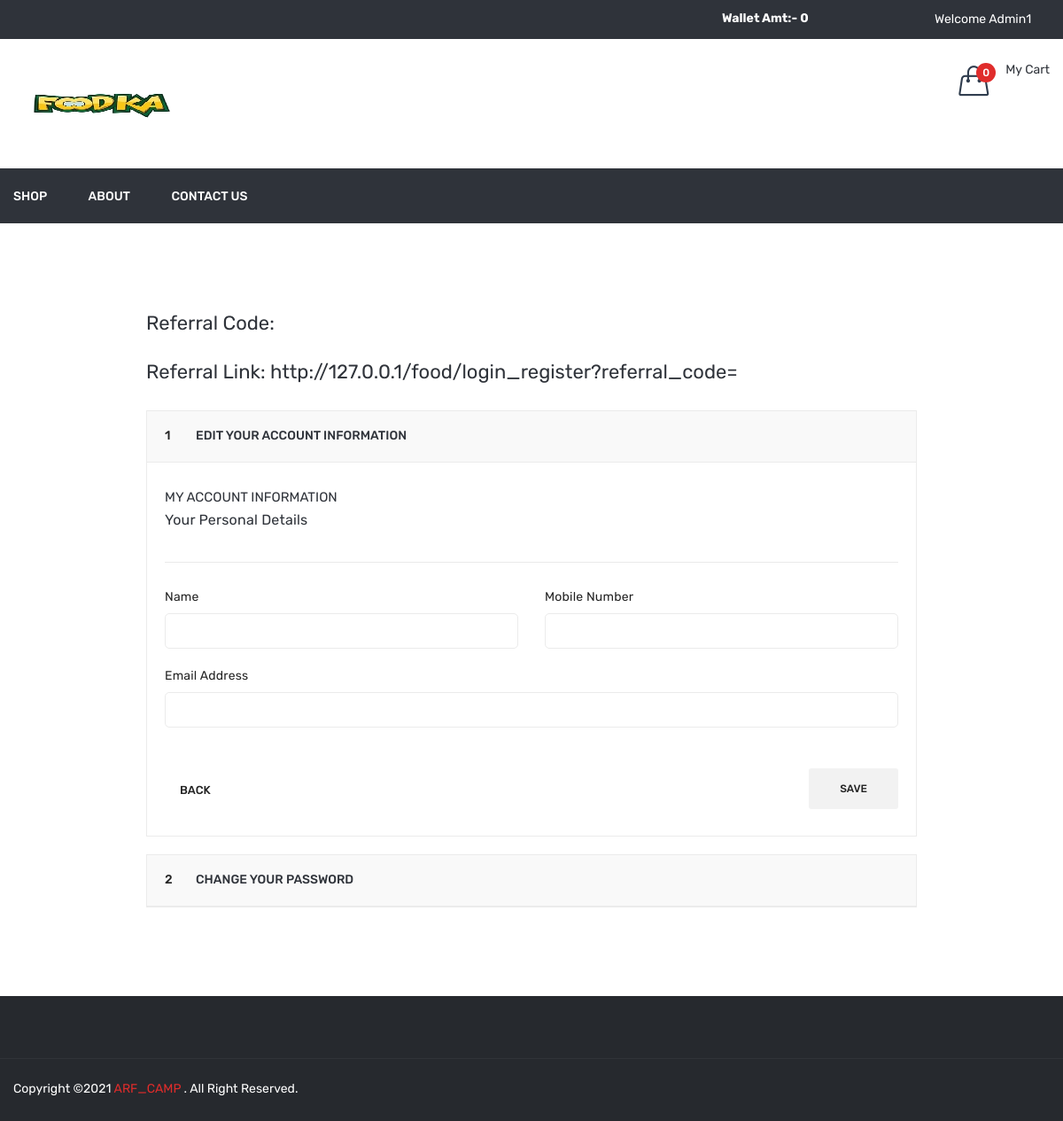
The app's page /profile.php (signed in), older data.
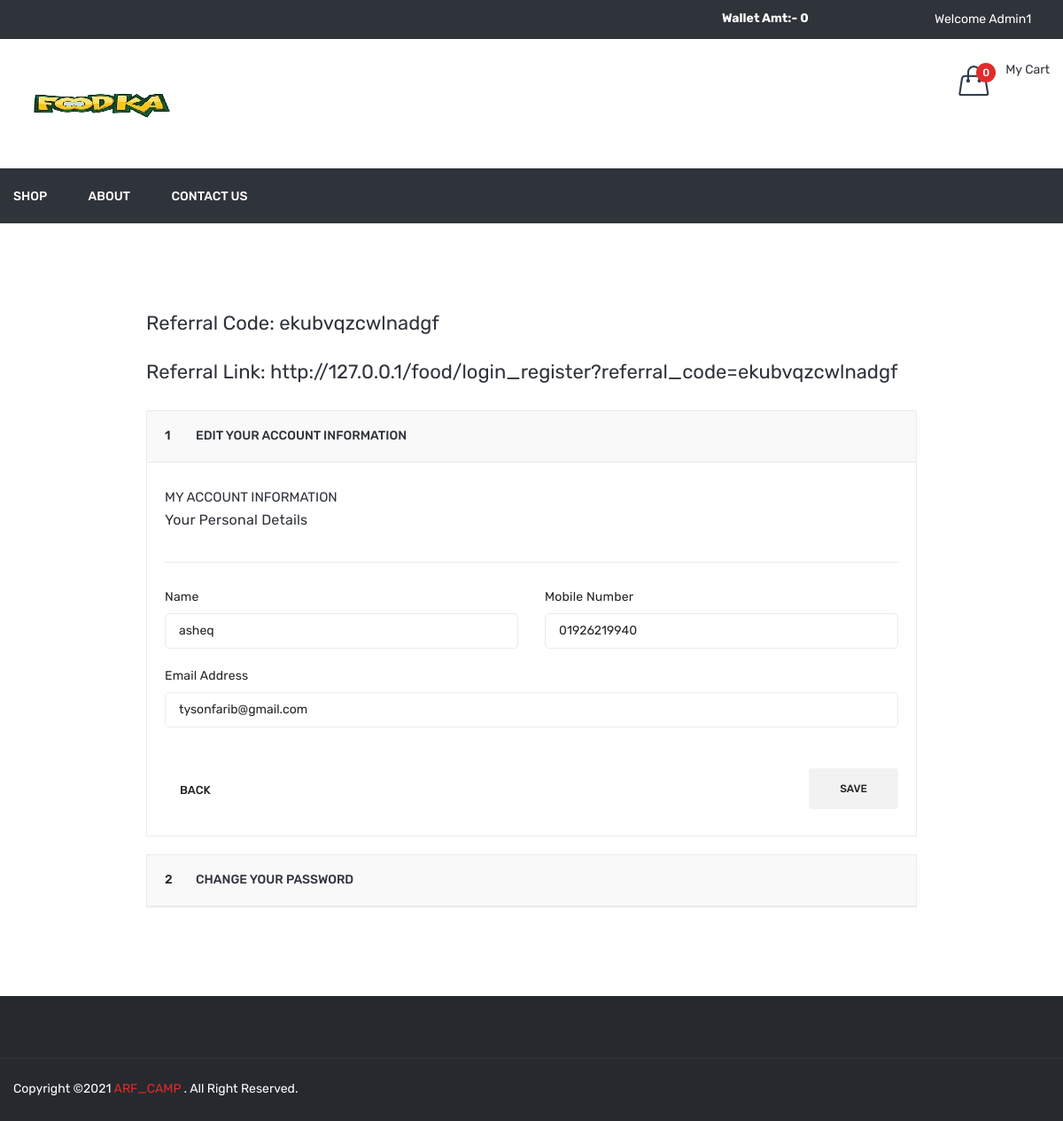
The same page, newer data.
### tables this page shows
CREATE TABLE `user` (
  `id` int(11) NOT NULL,
  `name` varchar(50) NOT NULL,
  `email` varchar(50) NOT NULL,
  `mobile` varchar(15) NOT NULL,
  `password` varchar(50) NOT NULL,
  `added_on` datetime NOT NULL,
  `status` int(11) NOT NULL,
  `email_verify` int(11) NOT NULL,
  `rand_str` varchar(50) NOT NULL,
  `referral_code` varchar(20) NOT NULL,
  `from_referral_code` varchar(50) NOT NULL
);

### function.inc.php (called while the page is built, shortened)
	<?php
function getUserDetailsByid($uid=''){
  global $con;
  $data['name']='';
  $data['email']='';
  $data['mobile']=''; $data['referral_code']='';
  if(isset($_SESSION['FOOD_USER_ID'])){
    $uid=$_SESSION['FOOD_USER_ID'];
  }
  $row=mysqli_fetch_assoc(mysqli_query($con,"select * from user where id='$uid'"));
  $data['name']=$row['name'];
  $data['email']=$row['email'];
  $data['mobile']=$row['mobile'];
  $data['referral_code']=$row['referral_code'];
  return $data;
}
?>

### profile.php (the view, shortened to what this page needs)
<?php
include ("header.php");
$getUserDetails=getUserDetailsByid();
?>
<div class="myaccount-area pb-80 pt-100">
            <div class="container">
                <div class="row">
                    <div class="ml-auto mr-auto col-lg-9">
<div>
	<h4>Referral Code: <?php echo $getUserDetails['referral_code']?></h4><br/>
	<h4>Referral Link: <?php echo FRONT_SITE_PATH?>login_register?referral_code=<?php echo $getUserDetails['referral_code']?></h4><br/>
</div>
                        <div class="checkout-wrapper">
                            <div id="faq" class="panel-group">
                                <div class="panel panel-default">
                                    <div class="panel-heading">
                                        <h5 class="panel-title"><span>1</span> <a data-toggle="collapse" data-parent="#faq" href="#my-account-1">Edit your account information </a></h5>
                                    </div>
                                    <div id="my-account-1" class="panel-collapse collapse show">
                                        <div class="panel-body">
          <form method="post" id="frmProfile">
												<div class="billing-information-wrapper">
													<div class="account-info-wrapper">
														<h4>My Account Information</h4>
														<h5>Your Personal Details</h5>
													</div>
													<div class="row">
														<div class="col-lg-6 col-md-6">
															<div class="billing-info">
																<label>Name</label>
                                       <input type="text" id="uname" name="name" required value="<?php echo $getUserDetails['name']?>">
															</div>
														</div>
														<div class="col-lg-6 col-md-6">
															<div class="billing-info">
																<label>Mobile Number</label>
									<input type="text" name="mobile" value="<?php echo $getUserDetails['mobile']?>" required>
															</div>
														</div>
														<div class="col-lg-12 col-md-12">
															<div class="billing-info">
																<label>Email Address</label>
									<input type="email" readonly="readonly" value="<?php echo $getUserDetails['email']?>">
															</div>
														</div>
													</div>
													<div class="billing-back-btn">
														<div class="billing-back">
															<a href="#"><i class="ion-arrow-up-c"></i> back</a>
														</div>
														<div class="billing-btn">
						<button type="submit" id="profile_submit">Save</button>
														</div>
													</div>
												</div>
		</form>
                                        </div>
                                    </div>
                                </div>
                                <div class="panel panel-default">
                                    <div class="panel-heading">
                                        <h5 class="panel-title"><span>2</span> <a data-toggle="collapse" data-parent="#faq" href="#my-account-2">Change your password </a></h5>
                                    </div>
                                </div>
                            </div>
                        </div>
                    </div>
                </div>
            </div>
        </div>
<?php
include("footer.php");
?>

Row changes from the older to the newer data that the page shows:
added user: referral_code "ekubvqzcwlnadgf", name "asheq", mobile "01926219940", email "tysonfarib@gmail.com"
